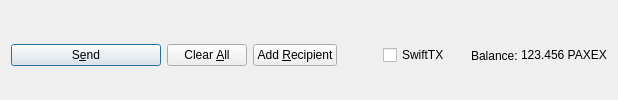
         <widget class="QFrame" name="frame_Send">
          <layout class="QHBoxLayout" name="horizontalLayout">
           <property name="bottomMargin">
            <number>0</number>
           </property>
           <item>
            <widget class="QPushButton" name="sendButton">
             <property name="minimumSize">
              <size>
               <width>150</width>
               <height>0</height>
              </size>
             </property>
             <property name="toolTip">
              <string>Confirm the send action</string>
             </property>
             <property name="text">
              <string>S&amp;end</string>
             </property>
             <property name="icon">
              <iconset resource="../paxex.qrc">
               <normaloff>:/icons/send</normaloff>:/icons/send</iconset>
             </property>
             <property name="autoDefault">
              <bool>false</bool>
             </property>
             <property name="default">
              <bool>true</bool>
             </property>
            </widget>
           </item>
           <item>
            <widget class="QPushButton" name="clearButton">
             <property name="sizePolicy">
              <sizepolicy hsizetype="Minimum" vsizetype="Fixed">
               <horstretch>0</horstretch>
               <verstretch>0</verstretch>
              </sizepolicy>
             </property>
             <property name="toolTip">
              <string>Clear all fields of the form.</string>
             </property>
             <property name="text">
              <string>Clear &amp;All</string>
             </property>
             <property name="icon">
              <iconset resource="../paxex.qrc">
               <normaloff>:/icons/remove</normaloff>:/icons/remove</iconset>
             </property>
             <property name="autoDefault">
              <bool>false</bool>
             </property>
            </widget>
           </item>
           <item>
            <widget class="QPushButton" name="addButton">
             <property name="toolTip">
              <string>Send to multiple recipients at once</string>
             </property>
             <property name="text">
              <string>Add &amp;Recipient</string>
             </property>
             <property name="icon">
              <iconset resource="../paxex.qrc">
               <normaloff>:/icons/add</normaloff>:/icons/add</iconset>
             </property>
             <property name="autoDefault">
              <bool>false</bool>
             </property>
            </widget>
           </item>
           <item>
            <spacer name="horizontalSpacer">
             <property name="orientation">
              <enum>Qt::Horizontal</enum>
             </property>
             <property name="sizeHint" stdset="0">
              <size>
               <width>40</width>
               <height>20</height>
              </size>
             </property>
            </spacer>
           </item>
           <item>
            <layout class="QHBoxLayout" name="horizontalLayout_2">
             <property name="spacing">
              <number>3</number>
             </property>
             <item>
              <widget class="QCheckBox" name="checkSwiftTX">
               <property name="enabled">
                <bool>true</bool>
               </property>
               <property name="minimumSize">
                <size>
                 <width>85</width>
                 <height>0</height>
                </size>
               </property>
               <property name="text">
                <string>SwiftTX</string>
               </property>
              </widget>
             </item>
             <item>
              <widget class="QLabel" name="label">
               <property name="text">
                <string>Balance:</string>
               </property>
              </widget>
             </item>
             <item>
              <widget class="QLabel" name="labelBalance">
               <property name="sizePolicy">
                <sizepolicy hsizetype="Preferred" vsizetype="Fixed">
                 <horstretch>0</horstretch>
                 <verstretch>0</verstretch>
                </sizepolicy>
               </property>
               <property name="cursor">
                <cursorShape>IBeamCursor</cursorShape>
               </property>
               <property name="text">
                <string notr="true">123.456 PAXEX</string>
               </property>
               <property name="textInteractionFlags">
                <set>Qt::LinksAccessibleByMouse|Qt::TextSelectableByKeyboard|Qt::TextSelectableByMouse</set>
               </property>
              </widget>
             </item>
            </layout>
           </item>
          </layout>
         </widget>
